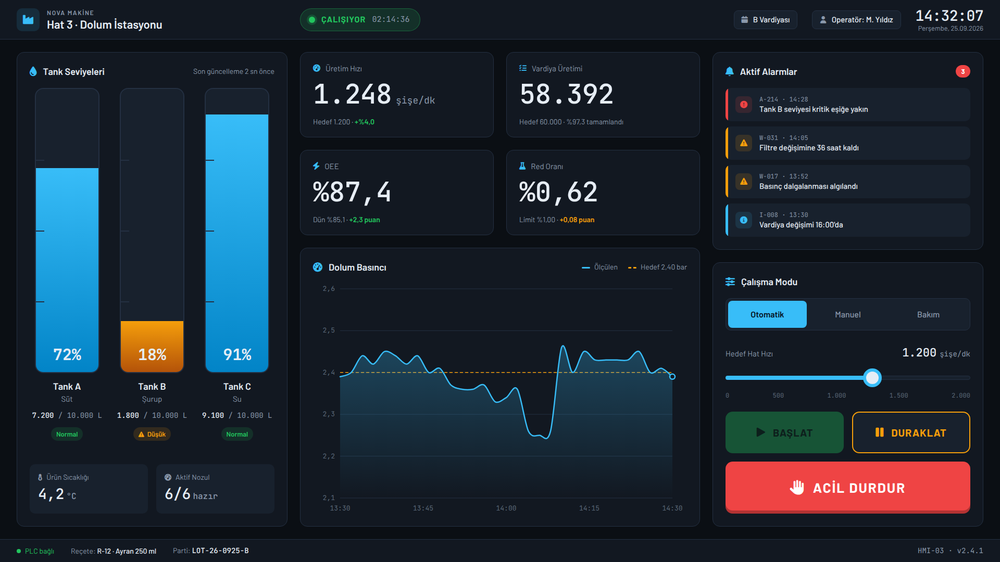
#> input picture evals/cases/01-hmi-dolum/input.png, 1000 x 562 px, shrunk from 1920 x 1080 before the run
$ python palette.py ../../../evals/cases/01-hmi-dolum/input.png
#> lines starting #> are read from the running program, lines starting #| are printed output that depends on the picture; after the words box and inside, x2 and y2 are one past the last pixel; in counts of white or black regions, pixels touching at a corner belong together
#!/usr/bin/env python3
"""Extract the color palette of a UI screenshot.

Usage:
  python palette.py IMG [--dpr 2] [--out palette.json] [--min-px 12] [--merge-de 1.2]

Finds colors that are painted as solid ink — surfaces, borders, text stems, icon strokes —
and ignores antialiased edges and noise:

  1. a pixel is "solid" when it equals (max channel diff <= 2) both neighbors along the same
     axis (horizontal or vertical); this keeps fills, 1 px lines and glyph stems, drops edges
  2. solid pixels are counted per exact color, colors with fewer than --min-px design px are dropped
  3. colors closer than --merge-de (CIEDE2000) are merged into the most frequent one
  4. clusters whose members spread over a wide range are marked as gradients (flat=false)

Output (JSON): background, and colors sorted by coverage with hex, coverage (share of the
frame), pixels, flat, and a few sample points in design px. Use it to name tokens; confirm
roles by looking at where the samples are.

Exit codes: 0 ok, 2 error.
"""
from __future__ import annotations

import argparse
import json
import sys

import cv2
import numpy as np
from skimage.color import deltaE_ciede2000, rgb2lab

SOLID_TOL = 2          # max per-channel difference for "same color" neighbors
GRADIENT_SPREAD = 4.0  # ΔE spread inside a cluster above which it is reported as a gradient


def load(path: str) -> np.ndarray:
    img = cv2.imread(path, cv2.IMREAD_COLOR)
    if img is None:
        raise SystemExit(f"[error] cannot read {path}")
    return cv2.cvtColor(img, cv2.COLOR_BGR2RGB)


def hexstr(rgb) -> str:
    r, g, b = (int(v) for v in rgb)
    return f"#{r:02X}{g:02X}{b:02X}"


def solid_mask(img: np.ndarray) -> np.ndarray:
    a = img.astype(np.int16)

    def same(x, y):
        return np.abs(x - y).max(axis=2) <= SOLID_TOL

    h = np.zeros(img.shape[:2], bool)
    v = np.zeros(img.shape[:2], bool)
    h[:, 1:-1] = same(a[:, 1:-1], a[:, :-2]) & same(a[:, 1:-1], a[:, 2:])
    v[1:-1, :] = same(a[1:-1, :], a[:-2, :]) & same(a[1:-1, :], a[2:, :])
    return h | v


def extract(img: np.ndarray, dpr: float, min_px: float, merge_de: float) -> dict:
    H, W = img.shape[:2]
    mask = solid_mask(img)
    px = img[mask]
    packed = (px[:, 0].astype(np.int64) << 16) | (px[:, 1].astype(np.int64) << 8) | px[:, 2].astype(np.int64)
    uniq, inv, counts = np.unique(packed, return_inverse=True, return_counts=True)
    min_count = max(1, int(min_px * dpr * dpr))
    keep = counts >= min_count
    colors = np.stack([(uniq >> 16) & 255, (uniq >> 8) & 255, uniq & 255], axis=1)[keep]
    counts_k = counts[keep]
    if len(colors) == 0:
        return {"background": None, "colors": []}
    order = np.argsort(-counts_k)
    colors, counts_k = colors[order], counts_k[order]
    lab = rgb2lab(colors.reshape(-1, 1, 3).astype(np.float64) / 255.0).reshape(-1, 3)

    # greedy merge: every color joins the most frequent earlier cluster within merge_de
    heads: list[int] = []
    members: dict[int, list[int]] = {}
    for i in range(len(colors)):
        if heads:
            hl = lab[heads]
            d = deltaE_ciede2000(np.repeat(lab[i][None], len(heads), 0), hl)
            j = int(np.argmin(d))
            if d[j] <= merge_de:
                members[heads[j]].append(i)
                continue
        heads.append(i)
        members[i] = [i]

    ys, xs = np.nonzero(mask)
    total = float(H * W)
    out = []
    for hidx in heads:
        idx = members[hidx]
        n = int(counts_k[idx].sum())
        spread = float(deltaE_ciede2000(np.repeat(lab[hidx][None], len(idx), 0), lab[idx]).max()) if len(idx) > 1 else 0.0
        # sample points: a few pixels that have exactly the head color
        head_packed = (int(colors[hidx][0]) << 16) | (int(colors[hidx][1]) << 8) | int(colors[hidx][2])
        where = np.nonzero(packed == head_packed)[0]
        pick = where[np.linspace(0, len(where) - 1, num=min(4, len(where)), dtype=int)] if len(where) else []
        samples = [[round(float(xs[k]) / dpr, 1), round(float(ys[k]) / dpr, 1)] for k in pick]
        out.append({"hex": hexstr(colors[hidx]), "coverage": round(n / total, 5), "pixels": round(n / dpr / dpr),
                    "flat": spread <= GRADIENT_SPREAD, "spread": round(spread, 2), "samples": samples})
    out.sort(key=lambda c: -c["coverage"])
    # background = the color that owns most of the frame border
    border = np.concatenate([img[0], img[-1], img[:, 0], img[:, -1]])
    bpacked = (border[:, 0].astype(np.int64) << 16) | (border[:, 1].astype(np.int64) << 8) | border[:, 2].astype(np.int64)
    bu, bc = np.unique(bpacked, return_counts=True)
    bg = bu[np.argmax(bc)]
    bg_hex = hexstr([(bg >> 16) & 255, (bg >> 8) & 255, bg & 255])
    return {"background": bg_hex, "solidShare": round(float(mask.mean()), 3), "colors": out}


def main(argv=None) -> int:
    ap = argparse.ArgumentParser(description=__doc__, formatter_class=argparse.RawDescriptionHelpFormatter)
    ap.add_argument("image")
    ap.add_argument("--dpr", type=float, default=1.0)
    ap.add_argument("--out")
    ap.add_argument("--min-px", type=float, default=12, help="minimum solid area in design px")
    ap.add_argument("--merge-de", type=float, default=1.2, help="CIEDE2000 radius for merging colors")
    ap.add_argument("--top", type=int, default=48, help="max colors to report")
    args = ap.parse_args(argv)
    res = extract(load(args.image), args.dpr, args.min_px, args.merge_de)
#> in load, img is the input picture: shape (562, 1000, 3); mean B, G, R 50.2, 39.3, 28.6
#> in extract, `H, W = img.shape[:2]`: H = 562; W = 1000
#> in same, `return np.abs(x - y).max(axis=2) <= SOLID_TOL`:
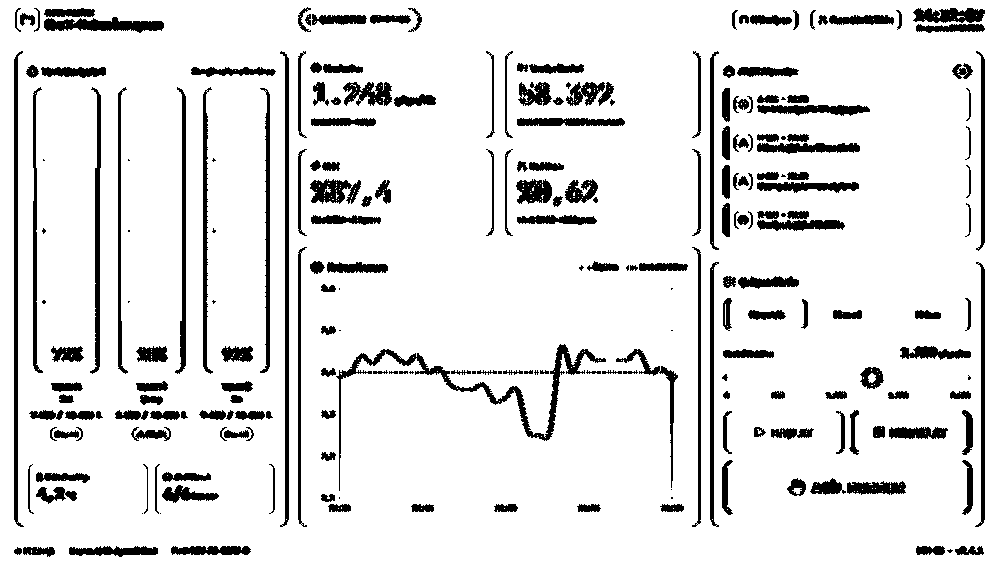
#> returned value: shape (562, 998) bool; 88.9% white; 236 black regions (30 under 20 px), largest, box (x1, y1, x2, y2) and area: (336, 344, 606, 491) 2804, (280, 51, 289, 527) 1895, (14, 51, 24, 527) 1894
#> in same (call 2), `return np.abs(x - y).max(axis=2) <= SOLID_TOL`:
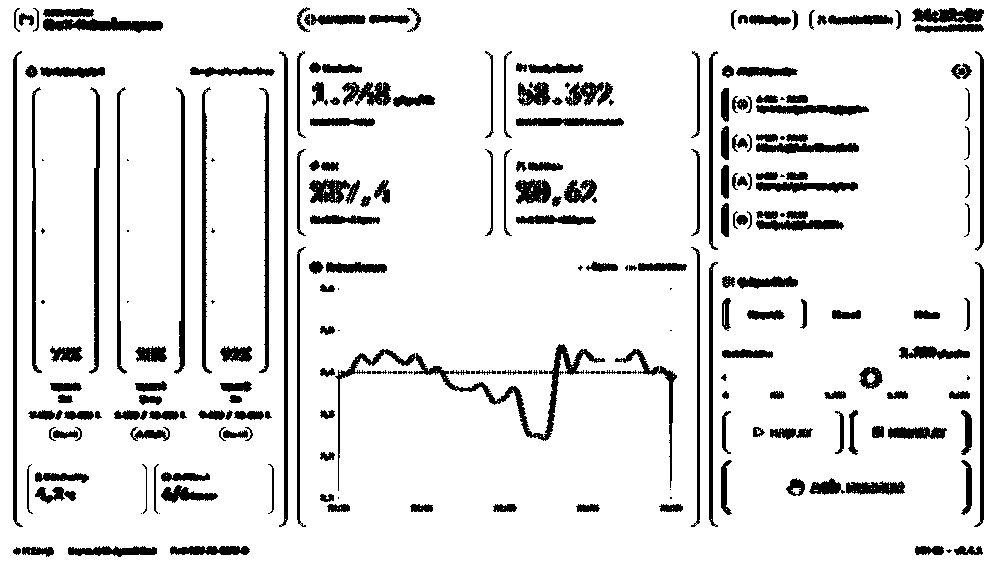
#> returned value: shape (562, 998) bool; 88.9% white; 236 black regions (30 under 20 px), largest, box (x1, y1, x2, y2) and area: (335, 344, 605, 491) 2804, (279, 51, 288, 527) 1895, (13, 51, 23, 527) 1894
#> in solid_mask, `h[:, 1:-1] = same(a[:, 1:-1], a[:, :-2]) & same(a[:, 1:-1], a[:, 2:])`:
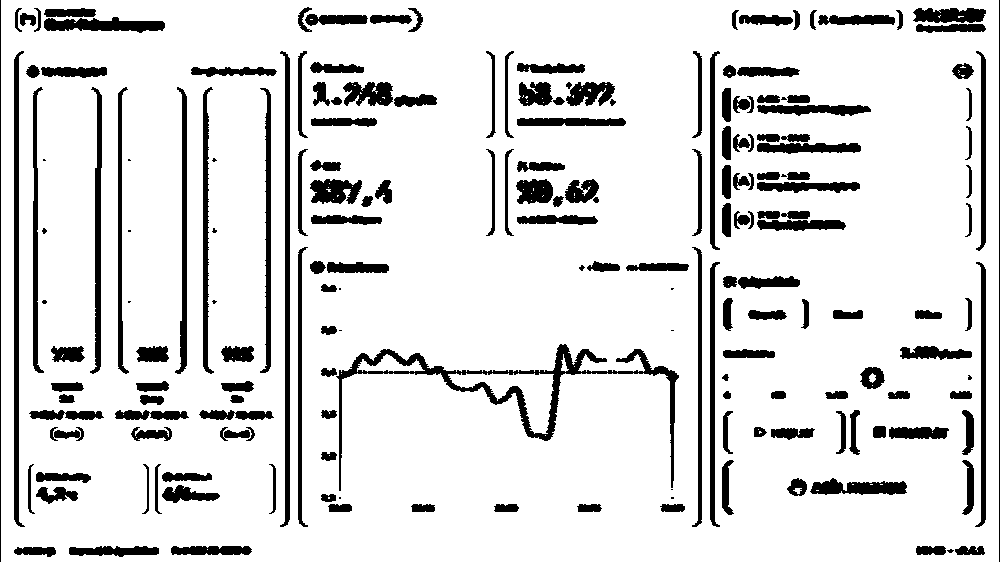
#> h: shape (562, 1000) bool; 86.8% white; 194 black regions (19 under 20 px), largest, box (x1, y1, x2, y2) and area: (336, 344, 679, 491) 4895, (280, 51, 290, 527) 2373, (14, 51, 25, 527) 2371
#> in same (call 3), `return np.abs(x - y).max(axis=2) <= SOLID_TOL`:
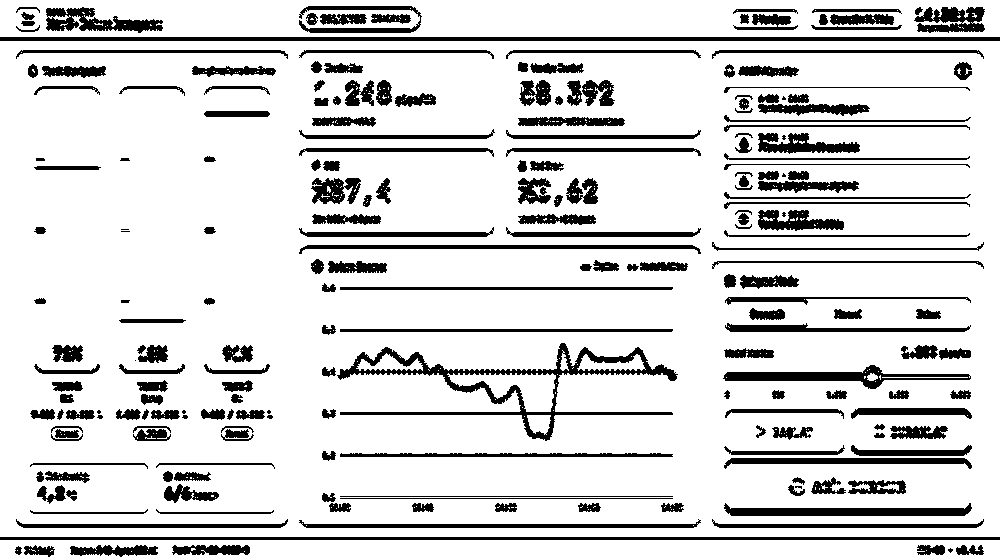
#> returned value: shape (560, 1000) bool; 84.6% white; 226 black regions (15 under 20 px), largest, box (x1, y1, x2, y2) and area: (337, 343, 678, 441) 5106, (0, 37, 1000, 41) 4000, (0, 537, 1000, 540) 3000
#> in same (call 4), `return np.abs(x - y).max(axis=2) <= SOLID_TOL`:
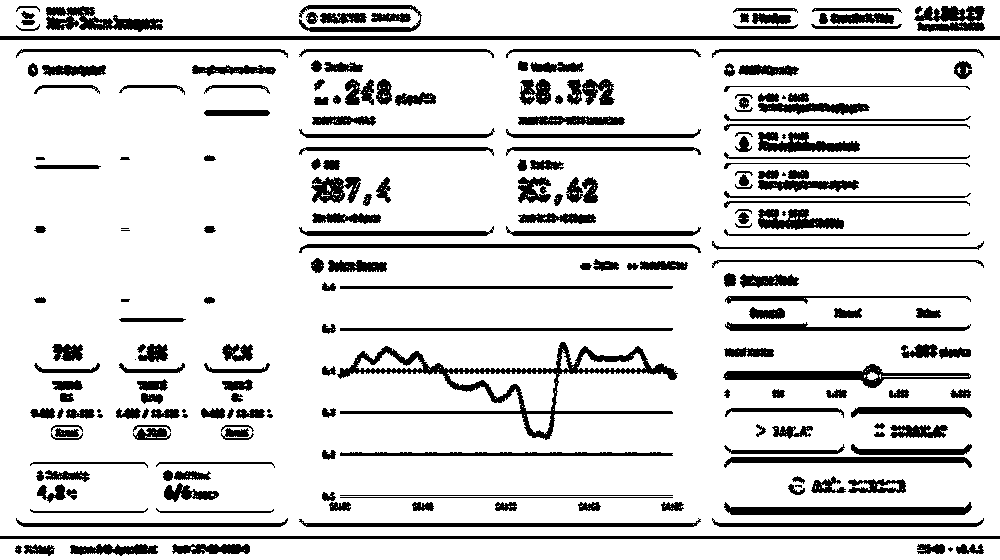
#> returned value: shape (560, 1000) bool; 84.6% white; 226 black regions (15 under 20 px), largest, box (x1, y1, x2, y2) and area: (337, 342, 678, 440) 5106, (0, 36, 1000, 40) 4000, (0, 536, 1000, 539) 3000
#> in solid_mask, `v[1:-1, :] = same(a[1:-1, :], a[:-2, :]) & same(a[1:-1, :], a[2:, :])`:
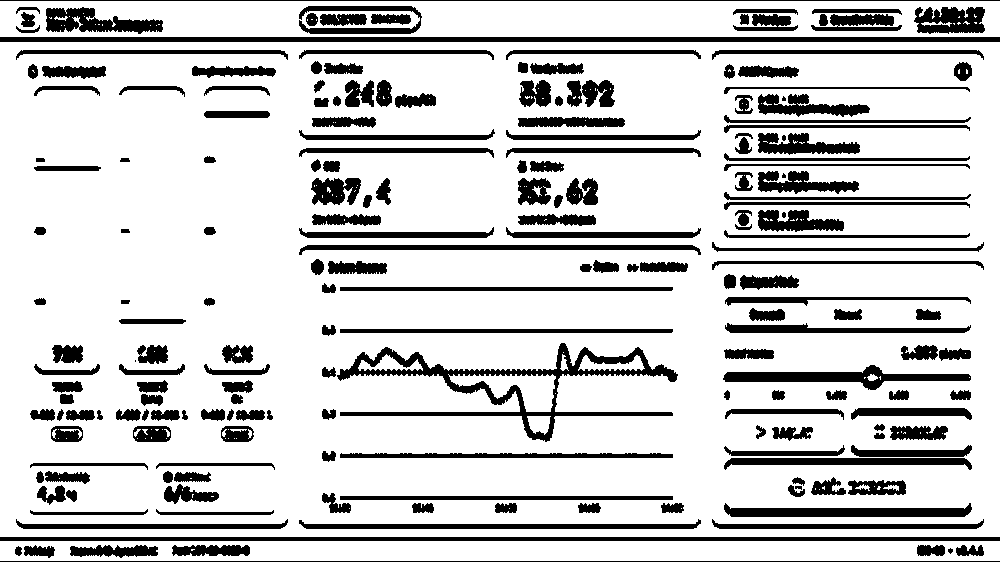
#> v: shape (562, 1000) bool; 80.7% white; 204 black regions (3 under 20 px), largest, box (x1, y1, x2, y2) and area: (337, 343, 678, 442) 6106, (0, 37, 1000, 42) 5000, (0, 537, 1000, 541) 4000
#> in solid_mask, `return h | v`:
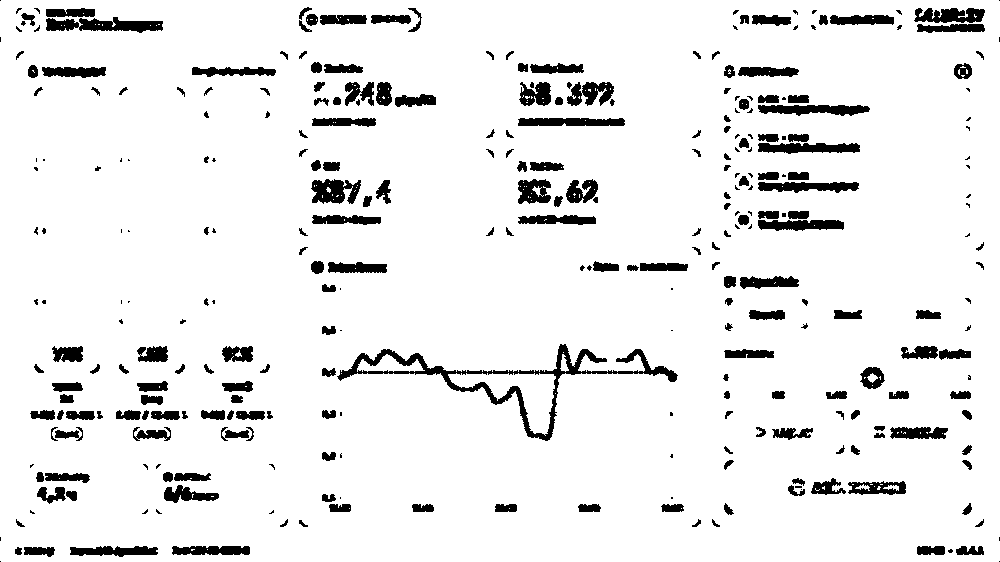
#> returned value: shape (562, 1000) bool; 92.3% white; 316 black regions (95 under 20 px), largest, box (x1, y1, x2, y2) and area: (337, 344, 678, 441) 3700, (46, 17, 163, 33) 1151, (758, 105, 870, 116) 882
#> in extract, `uniq, inv, counts = np.unique(packed, return_inverse=True, return_coun..`: uniq = 2928 values from 1037 to 16777215; counts = 2928 values, max 246576 at index 596, min 1 at index 0, mean 177.1
#> in extract, `colors = np.stack([(uniq >> 16) & 255, (uniq >> 8) & 255, uniq & 255],..`: colors = 799 rows, first 8: [0, 6, 15], [0, 12, 35], [0, 13, 35], [0, 14, 35], [0, 20, 30], [1, 21, 30], [2, 8, 17], [2, 131, 197]
#> in extract, `counts_k = counts[keep]`: counts_k = 799 values, max 246576 at index 133, min 12 at index 17, mean 641.6
#> in extract, `order = np.argsort(-counts_k)`: order = 799 values, max 798 at index 385, min 0 at index 612, mean 399
#> in extract, `colors, counts_k = colors[order], counts_k[order]`: colors = 799 rows, first 8: [18, 24, 33], [24, 33, 45], [11, 15, 20], [239, 68, 68], [17, 23, 32], [23, 84, 54], [9, 13, 17], [26, 35, 48]; counts_k = 799 values, max 246576 at index 0, min 12 at index 784, mean 641.6
#> in extract, `lab = rgb2lab(colors.reshape(-1, 1, 3).astype(np.float64) / 255.0).res..`: lab = 799 rows, first 8: [8.05, 0.123, -7.16], [12.42, -0.129, -9.26], [4.18, -0.216, -3.2], [54.98, 64.69, 39.13], [7.55, 0.139, -7.18], [31.32, -27.35, 12.04], [3.49, -0.39, -2.36], [13.44, 0.172, -9.84]
#> the loop in extract, `for i in range(len(colors)):` made 799 passes
#> (hl, d, j) on passes 2 to 3: ([[8.05, 0.123, -7.16]], [3.16], 0), ([[8.05, 0.123, -7.16], [12.42, -0.129, -9.26]], [4, 6.95], 0)
#> (d, j) on passes 4 to 9: ([49.35, 48.51, 49.6], 1), ([0.308, 3.43, 3.85, 49.56], 0), ([29, 28.15, 28.93, 61.45], 1), ([4.88, 7.76, 0.891, 49.67, 28.82], 2), ([3.91, 0.864, 7.71, 48.11, 28.19], 1), ([0.622, 3.54, 3.89, 49.23, 29.31], 0)
#> after the loop in extract, `for i in range(len(colors)):`: heads = 132 values from 0 to 778; members = 132 items
#> in extract, `total = float(H * W)`: total = 562000
#> the loop in extract, `for hidx in heads:` made 132 passes
#> (hidx, idx, n, spread, head_packed, pick, samples, r in hexstr) on passes 8, 9, 16, 17: (25, [25, 143, 177, 449, 697, 708], 1667, 0.958, 1323049, [10952, 13622, 21455, 401113], [[307, 11], [394, 14], [404, 25], [248, 438]], 20), (34, [34, 37], 1684, 0.286, 856600, [45933, 46245, 46557, 478369], [[24, 51], [341, 51], [659, 51], [700, 519]], 13), (66, [66, 74, 109, 135, 382, 388, 410, 424], 1682, 0.787, 1252648, [400529, 441280, 442120, 443244], [[534, 437], [577, 479], [506, 480], [662, 481]], 19), (70, [70, 256, 304, 372, 645], 735, 1.1, 1910582, [14753, 24319, 274458, 349095], [[734, 15], [880, 28], [918, 298], [967, 379]], 29)
#> (hidx, n, spread, head_packed, pick, samples, r in hexstr, g in hexstr) on passes 6, 7, 10, 11, 12: (21, 7677, 1.02, 1383462, [32920, 33371, 33822, 184137], [[1, 38], [452, 38], [903, 38], [730, 203]], 21, 28), (22, 2902, 0.861, 3718648, [17746, 284160, 293537, 299460], [[27, 20], [771, 308], [745, 318], [802, 324]], 56, 189), (39, 5591, 1.08, 1386035, [8014, 415070, 416005, 416266], [[22, 8], [439, 452], [408, 453], [669, 453]], 21, 38), (40, 3839, 1.16, 1585988, [349672, 375326, 376980, 381833], [[558, 380], [656, 408], [345, 410], [555, 416]], 24, 51), (44, 4714, 1.15, 1318955, [394997, 433980, 434919, 437761], [[672, 430], [652, 471], [599, 472], [671, 475]], 20, 32)
    res["colors"] = res["colors"][: args.top]
    text = json.dumps(res, indent=1)
    if args.out:
        with open(args.out, "w") as f:
            f.write(text)
        print(f"{len(res['colors'])} colors, background {res['background']} -> {args.out}")
    else:
        print(text)
#> (printed output is left out)
    return 0


if __name__ == "__main__":
    sys.exit(main())
#> (the program exits here)
